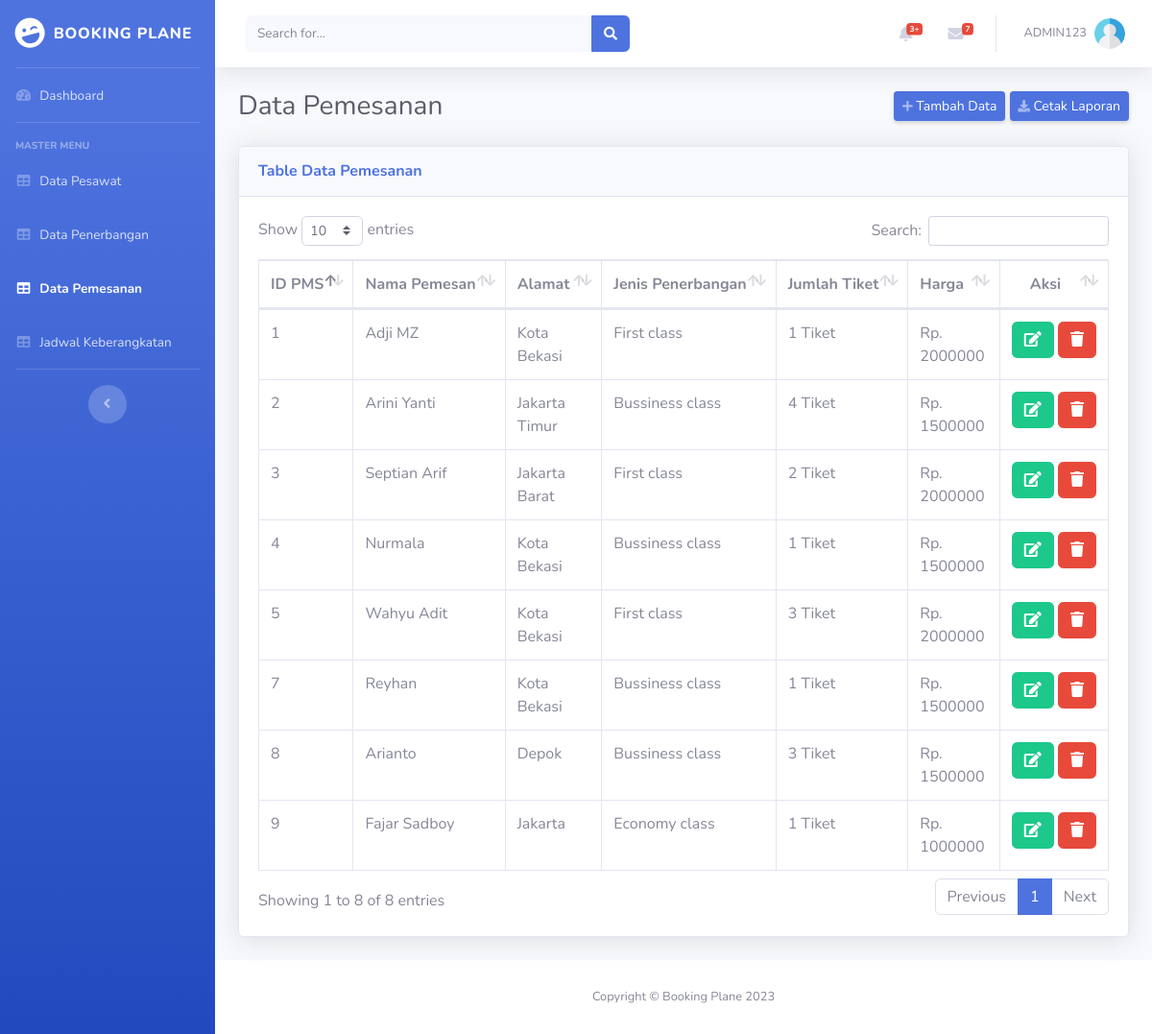
Screenshot of /public/pemesanan (signed in) with the database file from the repository.
### tables this page shows
CREATE TABLE `data_pemesan` (
  `ID_pemesan` int(20) NOT NULL,
  `Nama_pemesan` varchar(100) NOT NULL,
  `Alamat_pemesan` varchar(100) NOT NULL,
  `KD_Penerbangan` int(25) NOT NULL,
  `Jumlah_tiket` int(30) NOT NULL
);

CREATE TABLE `data_penerbangan` (
  `KD_Penerbangan` int(25) NOT NULL,
  `Jenis_Penerbangan` varchar(100) NOT NULL,
  `Harga_Penerbangan` int(100) NOT NULL
);

### mvcapp/config/Controller.php (called while the page is built, shortened)
<?php
	class Controller {
		function views($path, $data = []) {
			require_once '../mvcapp/views/'. $path .'.php';
		}
		function models($path) {
			return new $path;
		}
	}
?>

### mvcapp/controllers/pemesanan.php (called while the page is built, shortened)
<?php
	class Pemesanan extends Controller {
		function index() {
			$data['title'] = 'Pemesanan';
			$data['pemesan'] = $this->models('pemesan_model')->getDataPemesan();
			$this->views('datapemesanan/halaman_pemesanan', $data);
		}
	}
?>

### mvcapp/config/Routing.php (called while the page is built, shortened)
<?php
	class Routing {
		protected $method = 'index';
		protected $parameter = [];
		function __construct() {
			$this->controller = new $this->controller;
			call_user_func_array([$this->controller, $this->method], $this->parameter);
		}
	}
?>

### public/index.php (called while the page is built, shortened)
<?php
    $route = new Routing();
?>

### mvcapp/config/Database.php (called while the page is built, shortened)
<?php
	class Database {
		protected $host = HOST_SERVER;
		protected $user = HOST_USER;
		protected $pass = HOST_PASS;
		protected $db	= HOST_DB;
		protected $conection;
		protected $statment;
		function __construct() {
			$db_connect = 'mysql:host='. $this->host .';dbname='. $this->db;
			$optimasi = [
				PDO::ATTR_PERSISTENT => true,
				PDO::ATTR_ERRMODE => PDO::ERRMODE_EXCEPTION
			];
			try {
				$this->conection = new PDO($db_connect, $this->user, $this->pass, $optimasi);
			}
			catch(PDOException $e) {
				die($e->getMessage());
			}
		}
		function query($sql) {
			$this->statment = $this->conection->prepare($sql);
		}
		function execution() {
			$this->statment->execute();
		}
		function resultAll() {
			$this->execution();
			return $this->statment->fetchAll(PDO::FETCH_ASSOC);
		}
	}
?>

### mvcapp/models/pemesan_model.php (called while the page is built, shortened)
<?php
	class Pemesan_model {
		private $table = 'data_pemesan';
		private $table2 = 'data_penerbangan';
		private $db_conn;
		function __construct() {
			$this->db_conn = new Database;
		}
		function getDataPemesan() {
			$query = "SELECT * FROM $this->table, $this->table2 WHERE $this->table.KD_Penerbangan = $this->table2.KD_Penerbangan";
			$this->db_conn->query($query);
			return $this->db_conn->resultAll();
		}
	}
?>

### mvcapp/views/datapemesanan/halaman_pemesanan.php (the view, shortened to what this page needs)
<body id="page-top">
    <div id="wrapper">
        <ul class="navbar-nav bg-gradient-primary sidebar sidebar-dark accordion" id="accordionSidebar">
            <a class="sidebar-brand d-flex align-items-center justify-content-center" href="<?= URL_UTAMA; ?>">
                <div class="sidebar-brand-icon rotate-n-15">
                    <i class="fas fa-laugh-wink"></i>
                </div>
                <div class="sidebar-brand-text mx-2 text-nowrap">Booking Plane</div>
            </a>
            <hr class="sidebar-divider my-0">
            <li class="nav-item">
                <a class="nav-link" href="<?= URL_UTAMA; ?>">
                    <i class="fas fa-fw fa-tachometer-alt"></i>
                    <span>Dashboard</span></a>
            </li>
            <hr class="sidebar-divider">
            <div class="sidebar-heading">
                Master Menu
            </div>
            <li class="nav-item">
                <a class="nav-link" href="<?= URL_UTAMA; ?>/pesawat">
                    <i class="fas fa-fw fa-table"></i>
                    <span>Data Pesawat</span></a>
            </li>
            <li class="nav-item">
                <a class="nav-link" href="<?= URL_UTAMA; ?>/penerbangan">
                    <i class="fas fa-fw fa-table"></i>
                    <span>Data Penerbangan</span></a>
            </li>
            <li class="nav-item active">
                <a class="nav-link" href="<?= URL_UTAMA; ?>/pemesanan">
                    <i class="fas fa-fw fa-table"></i>
                    <span>Data Pemesanan</span></a>
            </li>
            <li class="nav-item">
                <a class="nav-link" href="<?= URL_UTAMA; ?>/jadwal">
                    <i class="fas fa-fw fa-table"></i>
                    <span>Jadwal Keberangkatan</span></a>
            </li>
            <hr class="sidebar-divider d-none d-md-block">
            <div class="text-center d-none d-md-inline">
                <button class="rounded-circle border-0" id="sidebarToggle"></button>
            </div>
        </ul>
        <div id="content-wrapper" class="d-flex flex-column">
            <div id="content">
                <nav class="navbar navbar-expand navbar-light bg-white topbar mb-4 static-top shadow">
                    <form
                        class="d-none d-sm-inline-block form-inline mr-auto ml-md-3 my-2 my-md-0 mw-100 navbar-search">
                        <div class="input-group">
                            <input type="text" class="form-control bg-light border-0 small" placeholder="Search for..."
                                aria-label="Search" aria-describedby="basic-addon2">
                            <div class="input-group-append">
                                <button class="btn btn-primary" type="button">
                                    <i class="fas fa-search fa-sm"></i>
                                </button>
                            </div>
                        </div>
                    </form>
                    <ul class="navbar-nav ml-auto">
                        <li class="nav-item dropdown no-arrow mx-1">
                            <a class="nav-link dropdown-toggle" href="#" id="alertsDropdown" role="button"
                                data-toggle="dropdown" aria-haspopup="true" aria-expanded="false">
                                <i class="fas fa-bell fa-fw"></i>
                                <span class="badge badge-danger badge-counter">3+</span>
                            </a>
                        </li>
                        <li class="nav-item dropdown no-arrow mx-1">
                            <a class="nav-link dropdown-toggle" href="#" id="messagesDropdown" role="button"
                                data-toggle="dropdown" aria-haspopup="true" aria-expanded="false">
                                <i class="fas fa-envelope fa-fw"></i>
                                <span class="badge badge-danger badge-counter">7</span>
                            </a>
                        </li>
                        <li class="nav-item dropdown no-arrow">
                            <a class="nav-link dropdown-toggle" href="#" id="userDropdown" role="button"
                                data-toggle="dropdown" aria-haspopup="true" aria-expanded="false">
                                <span class="mr-2 d-none d-lg-inline text-gray-600 small"><?= $_SESSION['user']; ?></span>
                                <img class="img-profile rounded-circle"
                                    src="<?= URL_UTAMA; ?>/img/user.png" title="<?= $_SESSION['user']; ?>" alt="<?= $_SESSION['user']; ?>">
                            </a>
                        </li>
                    </ul>
                </nav>
                <div class="container-fluid">
                    <div class="d-sm-flex align-items-center justify-content-between mb-4">
                        <h1 class="h3 mb-0 text-gray-800">Data Pemesanan</h1>
                        <div class="opsi">
                            <a href="<?= URL_UTAMA; ?>/pemesanan/tambah_data" class="d-sm-inline-block btn btn-sm btn-primary shadow-sm">
                                <i class="fas fa-plus fa-sm text-white-50"></i> Tambah Data</a>
                            <a href="<?= URL_UTAMA; ?>/pemesanan/Cetak_Data_Pemesan" class="d-sm-inline-block btn btn-sm btn-primary shadow-sm" target="_blank">
                                <i class="fas fa-download fa-sm text-white-50"></i> Cetak Laporan</a>
                        </div>
                    </div>
                    <div class="card shadow mb-4">
                        <div class="card-header py-3">
                            <h6 class="m-0 font-weight-bold text-primary">Table Data Pemesanan</h6>
                        </div>
                        <div class="card-body">
                            <div class="table-responsive">
                                <table class="table table-bordered table-hover" id="dataTable" width="100%" cellspacing="0">
                                    <thead>
                                        <tr>
                                            <th nowrap="nowrap">ID PMS</th>
                                            <th nowrap="nowrap">Nama Pemesan</th>
                                            <th nowrap="nowrap">Alamat</th>
                                            <th nowrap="nowrap">Jenis Penerbangan</th>
                                            <th nowrap="nowrap">Jumlah Tiket</th>
                                            <th nowrap="nowrap">Harga</th>
                                            <th nowrap="nowrap" class="text-center">Aksi</th>
                                        </tr>
                                    </thead>
                                    <tbody>
                                        <?php foreach ($data['pemesan'] as $res) : ?>
                                            <tr>
                                                <td><?= $res['ID_pemesan']; ?></td>
                                                <td><?= $res['Nama_pemesan']; ?></td>
                                                <td><?= $res['Alamat_pemesan']; ?></td>
                                                <td><?= $res['Jenis_Penerbangan']; ?></td>
                                                <td><?= $res['Jumlah_tiket'].' Tiket'; ?></td>
                                                <td><?= 'Rp. '.$res['Harga_Penerbangan']; ?></td>
                                                <td nowrap="nowrap" class="text-center">
                                                    <a href="<?= URL_UTAMA; ?>/pemesanan/edit_data/<?= $res['ID_pemesan']; ?>" class="btn btn-success btn-square" title="Edit">
                                                        <i class="fas fa-edit"></i>
                                                    </a>
                                                    <a href="#" class="btn btn-danger btn-square" data-toggle="modal" data-target="#deleteModal" title="Hapus">
                                                        <i class="fas fa-trash"></i>
                                                    </a>
                                                </td>
                                            </tr>
                                        <?php endforeach; ?>
                                    </tbody>
                                </table>
                            </div>
                        </div>
                    </div>
                </div>
            </div>
            <footer class="sticky-footer bg-white">
                <div class="container my-auto">
                    <div class="copyright text-center my-auto">
                        <span>Copyright &copy; Booking Plane 2023</span>
                    </div>
                </div>
            </footer>
        </div>
    </div>

### rows the page displays
data_pemesan: ID_pemesan "1", Nama_pemesan "Adji MZ", Alamat_pemesan "Kota Bekasi", KD_Penerbangan.Jenis_Penerbangan "First class", Jumlah_tiket "1", KD_Penerbangan.Harga_Penerbangan "2000000"
data_pemesan: ID_pemesan "2", Nama_pemesan "Arini Yanti", Alamat_pemesan "Jakarta Timur", KD_Penerbangan.Jenis_Penerbangan "Bussiness class", Jumlah_tiket "4", KD_Penerbangan.Harga_Penerbangan "1500000"
data_pemesan: ID_pemesan "3", Nama_pemesan "Septian Arif", Alamat_pemesan "Jakarta Barat", KD_Penerbangan.Jenis_Penerbangan "First class", Jumlah_tiket "2", KD_Penerbangan.Harga_Penerbangan "2000000"
data_pemesan: ID_pemesan "4", Nama_pemesan "Nurmala", Alamat_pemesan "Kota Bekasi", KD_Penerbangan.Jenis_Penerbangan "Bussiness class", Jumlah_tiket "1", KD_Penerbangan.Harga_Penerbangan "1500000"
data_pemesan: ID_pemesan "5", Nama_pemesan "Wahyu Adit", Alamat_pemesan "Kota Bekasi", KD_Penerbangan.Jenis_Penerbangan "First class", Jumlah_tiket "3", KD_Penerbangan.Harga_Penerbangan "2000000"
data_pemesan: ID_pemesan "7", Nama_pemesan "Reyhan", Alamat_pemesan "Kota Bekasi", KD_Penerbangan.Jenis_Penerbangan "Bussiness class", Jumlah_tiket "1", KD_Penerbangan.Harga_Penerbangan "1500000"
data_pemesan: ID_pemesan "8", Nama_pemesan "Arianto", Alamat_pemesan "Depok", KD_Penerbangan.Jenis_Penerbangan "Bussiness class", Jumlah_tiket "3", KD_Penerbangan.Harga_Penerbangan "1500000"
data_pemesan: ID_pemesan "9", Nama_pemesan "Fajar Sadboy", Alamat_pemesan "Jakarta", KD_Penerbangan.Jenis_Penerbangan "Economy class", Jumlah_tiket "1", KD_Penerbangan.Harga_Penerbangan "1000000"

### other values shown
$_SESSION['user'] "ADMIN123"
